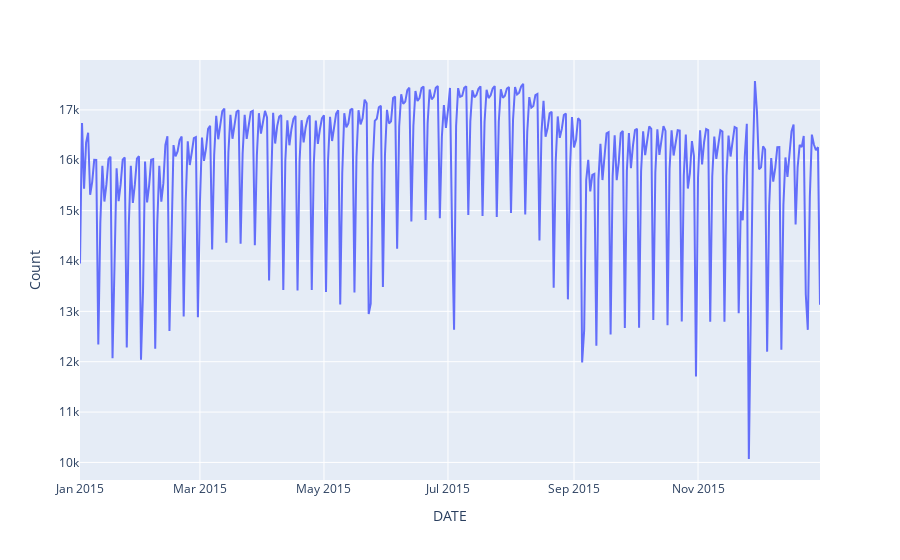

Notebook cell for this chart:
### Code cell
px.line(x="DATE", y="Count", data_frame=df1)

### Figure 1 — Plotly figure (JSON) as saved in the notebook; plotly's stock layout.template omitted (floating-point values rounded to 4 significant figures; data arrays with more than 128 entries replaced by an {"elided": "..."} marker saying what was removed)
{"data": [{"hovertemplate": "DATE=%{x}<br>Count=%{y}<extra></extra>", "legendgroup": "", "line": {"color": "#636efa", "dash": "solid"}, "marker": {"symbol": "circle"}, "mode": "lines", "name": "", "orientation": "v", "showlegend": false, "type": "scatter", "x": {"elided": "365 str values"}, "xaxis": "x", "y": {"elided": "365 int values"}, "yaxis": "y"}], "layout": {"legend": {"tracegroupgap": 0}, "margin": {"t": 60}, "xaxis": {"anchor": "y", "domain": [0, 1], "title": {"text": "DATE"}}, "yaxis": {"anchor": "x", "domain": [0, 1], "title": {"text": "Count"}}}}
